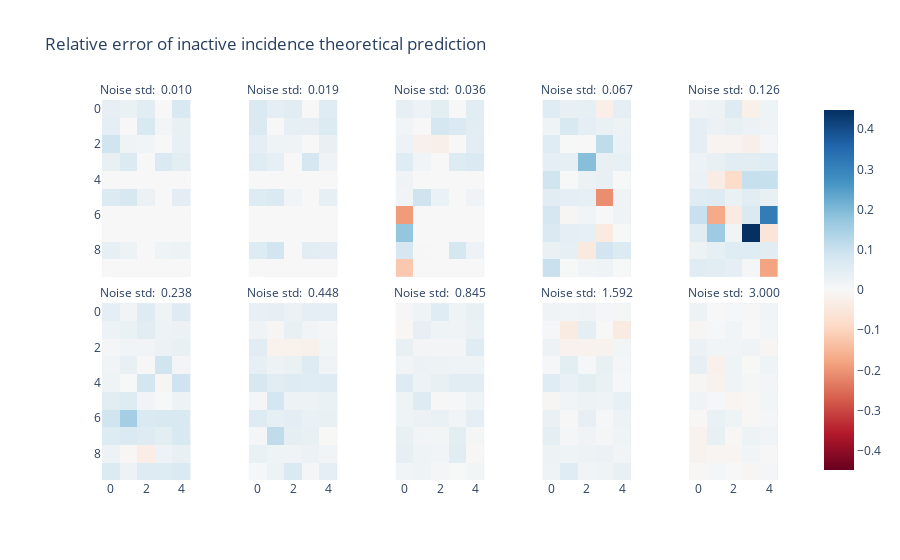
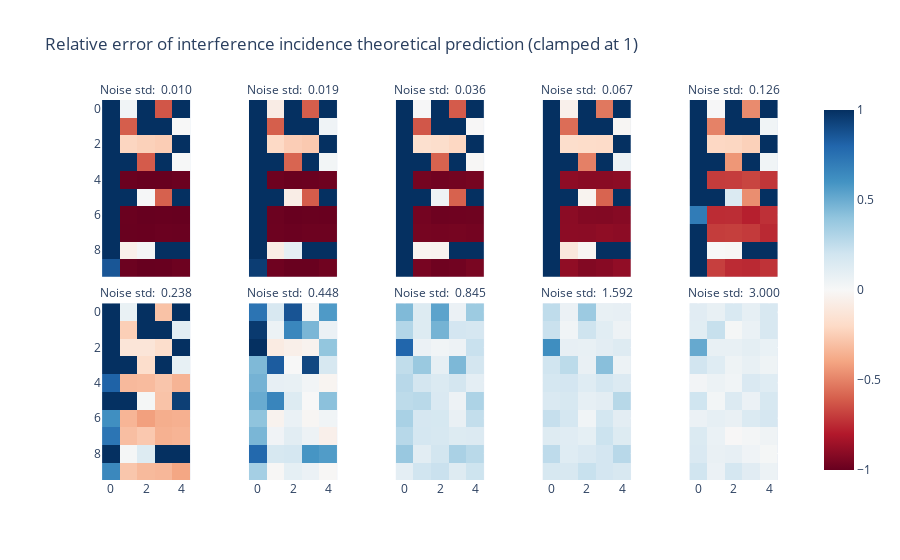
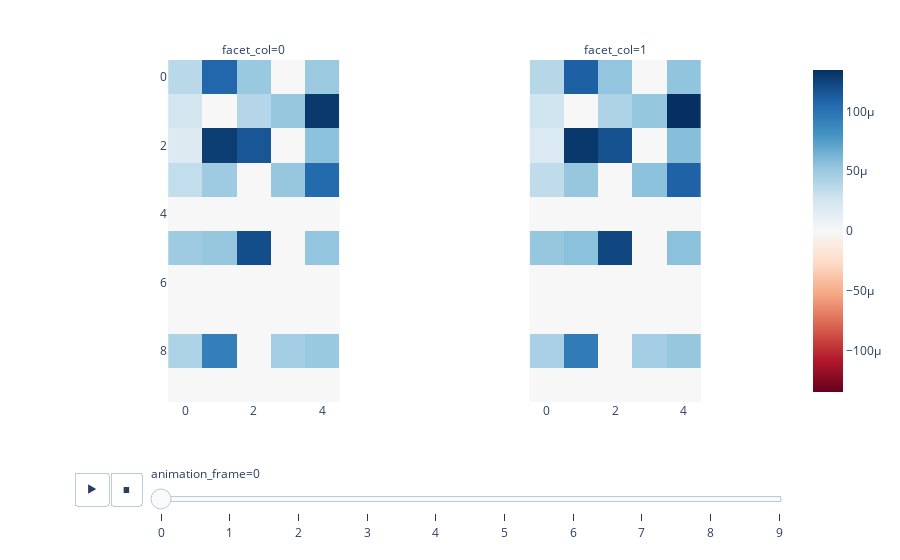

The code cell stored with these charts, in order, in its notebook:
### Code cell
noise_std = torch.logspace(np.log10(0.01), np.log10(3), 10).to(DEVICE)
# noise_std = [0.5]

def calculate_empirical_loss_prob(model, noise_std, batch_size=4096*5):
    W = model.W.detach()
    interference = torch.einsum('ifh,igh->ifg', W, W) # not excluding self-interference
    pos_interference_mask = (interference > 0) # [instances, features, features]

    batch, target = batch_together(model.generate_batch_rand, reps=len(noise_std), n_batch=4096*5) # [batch, noise, instances, features]
    active_features = (batch > 0) # [batch, instances, features]
    pos_interference_feat_inactive = (~(active_features[..., None, :] & pos_interference_mask)).all(-1).float() # [batch, noise, instances, features]
    pos_interference_feat_any_active = (active_features[..., None, :] & pos_interference_mask).any(-1).float() # [batch, noise, instances, features]

    out = model.run_with_noise(batch, noise_std)
    # out_noiseless = model(batch)
    loss_per_feature = model.mse_loss_unweighted(out, target, per_feature=True) # [batch, noise, instances, features]
    # loss_per_feature_noiseless = model.mse_loss_unweighted(out_noiseless, target, per_feature=True) # [batch, noise, instances, features]


    # inactive_loss = (loss_per_feature*pos_interference_feat_inactive.float()).mean(0) # [noise, instances, features]
    # interference_loss = (loss_per_feature*pos_interference_feat_any_active.float()).mean(0) # [noise, instances, features]
    inactive_incidence = (loss_per_feature*pos_interference_feat_inactive).sum(0) / pos_interference_feat_inactive.sum(0) # [noise, instances, features]
    interference_incidence = (loss_per_feature*pos_interference_feat_any_active).sum(0) / pos_interference_feat_any_active.sum(0) # [noise, instances, features]
    return inactive_incidence, interference_incidence
    # inactive_prob = pos_interference_feat_inactive.float().mean(0) # [noise, instances, features]
    # interference_prob = pos_interference_feat_any_active.float().mean(0) # [noise, instances, features]

    # return inactive_prob, interference_prob
    # out = model.run_with_noise(batch, noise_std)
    # loss_per_feature = model.mse_loss_unweighted(out, target, per_feature=True)
    # num_active_features = (batch > 0).sum(-1, keepdim=True).expand(batch.shape)
    # zero_active = (num_active_features == 0).float()

    # loss_zero_active = (loss_per_feature*zero_active).sum(0)/zero_active.sum(0)

rel_error = lambda x, y: (x-y)/(y+1e-6)
noise_idx = 0
# info = estimate_noise_model(model, noise_std)
# inactive_incidence, interference_incidence = calculate_empirical_loss_prob(model, noise_std, batch_size=4096*64)
# factor = inactive_incidence.cpu().mean(dim=[-2, -1], keepdim=True)/info['inactive_incidence'].mean(dim=[-2, -1], keepdim=True)
imshow(rel_error(info['inactive_incidence'], inactive_incidence.cpu()), facet_col=0, facet_col_wrap=5, 
       facet_labels=[f'Noise std: {s: .3f}' for s in noise_std], title='Relative error of inactive incidence theoretical prediction')
imshow(rel_error(info['interference_incidence'], interference_incidence.cpu()).clamp(max=1), facet_col=0, facet_col_wrap=5,
       facet_labels=[f'Noise std: {s: .3f}' for s in noise_std], title='Relative error of interference incidence theoretical prediction (clamped at 1)')

imshow(torch.stack([inactive_incidence.cpu(), info['inactive_incidence']]), facet_col=0, animation_frame=1)
# imshow(info['inactive_incidence'], animation_frame=0)
# imshow(torch.stack([inactive_incidence.cpu(), info['inactive_incidence']]), facet_col=0, animation_frame=1)
# imshow(torch.stack([interference_incidence.cpu(), info['interference_incidence']]), facet_col=0, animation_frame=1)
# imshow(torch.stack([interference_prob.cpu().squeeze(), info['interference_prob']]), facet_col=0,
#        facet_labels=['Theoretical Model', 'Empirical Model'], title='Interference Probability', yaxis_title='Instance', xaxis_title='Feature')
# imshow(torch.stack([inactive_prob.cpu().squeeze(), info['inactive_prob']]), facet_col=0, color_continuous_midpoint=None,
#        facet_labels=['Theoretical Model', 'Empirical Model'], title='Inactive Probability', yaxis_title='Instance', xaxis_title='Feature')

### Figure 1 — Plotly figure (JSON) as saved in the notebook; plotly's stock layout.template omitted (floating-point values rounded to 4 significant figures)
{"data": [{"coloraxis": "coloraxis", "hovertemplate": "x: %{x}<br>y: %{y}<br>color: %{z}<extra></extra>", "name": "0", "type": "heatmap", "xaxis": "x6", "yaxis": "y6", "z": [[0.03827, 0.03099, 0.05056, 3.235e-60, 0.06974], [0.04241, 9.844e-63, 0.06957, 0.01144, 0.03258], [0.09073, 0.01945, 0.01639, 3.835e-67, 0.03722], [0.03502, 0.06413, 6.938e-56, 0.06594, 0.04622], [2.216e-18, 7.858e-194, 1.723e-146, 1.681e-143, 3.279e-194], [0.06314, 0.07533, 0.0289, 2.621e-60, 0.04796], [6.793e-20, 6.575e-200, 7.212e-159, 3.145e-212, 1.17e-151], [5.84e-18, 1.183e-139, 2.5e-141, 3.007e-197, 6.921e-196], [0.03966, 0.02255, 3.425e-68, 0.02006, 0.02279], [1.969e-19, 7.083e-189, 6.7e-156, 1.844e-148, 5.959e-191]]}, {"coloraxis": "coloraxis", "hovertemplate": "x: %{x}<br>y: %{y}<br>color: %{z}<extra></extra>", "name": "1", "type": "heatmap", "xaxis": "x7", "yaxis": "y7", "z": [[0.06798, 0.04409, 0.05194, 1.551e-17, 0.05377], [0.06693, 2.924e-18, 0.03935, 0.03748, 0.06417], [0.04252, 0.02195, 0.01821, 1.583e-19, 0.03387], [0.05336, 0.0402, 2.763e-16, 0.07727, 0.01822], [3.955e-05, 2.399e-55, 5.226e-42, 3.639e-41, 1.876e-55], [0.06088, 0.06627, 0.01673, 1.46e-17, 0.04009], [1.344e-05, 4.661e-57, 1.695e-45, 1.581e-60, 1.825e-43], [5.345e-05, 4.424e-40, 1.491e-40, 2.616e-56, 6.328e-56], [0.06102, 0.08711, 7.92e-20, 0.05044, 0.04752], [1.867e-05, 5.965e-54, 1.163e-44, 1.454e-42, 1.553e-54]]}, {"coloraxis": "coloraxis", "hovertemplate": "x: %{x}<br>y: %{y}<br>color: %{z}<extra></extra>", "name": "2", "type": "heatmap", "xaxis": "x8", "yaxis": "y8", "z": [[0.03918, 0.02707, 0.04606, 0.0002068, 0.05163], [0.01683, 0.0001245, 0.08106, 0.0655, 0.04968], [0.02508, -0.02129, -0.02482, 5.141e-05, 0.04807], [0.0532, 0.01552, 0.0004976, 0.06158, 0.06573], [0.01997, 1.319e-15, 8.384e-12, 1.856e-11, 1.228e-15], [0.01613, 0.09254, 0.02723, 0.000203, 0.01791], [-0.1915, 4.188e-16, 9.937e-13, 4.103e-17, 3.918e-12], [0.177, 3.869e-11, 2.81e-11, 6.92e-16, 8.949e-16], [0.07787, 0.003525, 4.168e-05, 0.07912, 0.02684], [-0.1207, 3.365e-15, 1.747e-12, 7.206e-12, 2.273e-15]]}, {"coloraxis": "coloraxis", "hovertemplate": "x: %{x}<br>y: %{y}<br>color: %{z}<extra></extra>", "name": "3", "type": "heatmap", "xaxis": "x9", "yaxis": "y9", "z": [[0.05488, 0.0349, 0.04176, -0.02808, 0.04419], [0.02138, 0.07109, 0.0442, 0.02996, 0.02459], [0.05591, 0.002387, 0.0003097, 0.1148, 0.02915], [0.0427, 0.03994, 0.1913, 0.03588, 0.03698], [0.09012, 0.001809, 0.02884, 0.03451, 0.00177], [0.05189, 0.04252, 0.03974, -0.2099, 0.01817], [0.07804, -0.006272, 0.01388, 0.0006286, 0.01819], [0.06656, 0.04342, 0.03929, -0.04204, 0.001607], [0.03016, 0.0415, -0.0449, 0.0873, 0.06338], [0.1012, 0.002408, 0.01624, 0.02074, 0.002136]]}, {"coloraxis": "coloraxis", "hovertemplate": "x: %{x}<br>y: %{y}<br>color: %{z}<extra></extra>", "name": "4", "type": "heatmap", "xaxis": "x10", "yaxis": "y10", "z": [[0.01924, 0.02452, 0.05803, -0.02348, 0.02007], [0.04286, 0.02748, 0.03544, 0.02867, 0.01946], [0.04332, -0.01284, -0.01379, -0.0246, 0.007991], [0.02556, 0.03536, 0.05248, 0.04848, 0.05492], [0.0284, -0.03548, -0.08396, 0.1036, 0.1031], [0.05521, 0.05857, 0.03115, 0.04857, 0.03464], [0.1009, -0.171, -0.04138, 0.0656, 0.3137], [0.0525, 0.1614, 0.01641, 0.4479, -0.05821], [0.0238, 0.0391, 0.05652, 0.05323, 0.05277], [0.0549, 0.05212, 0.04319, 0.01009, -0.18]]}, {"coloraxis": "coloraxis", "hovertemplate": "x: %{x}<br>y: %{y}<br>color: %{z}<extra></extra>", "name": "5", "type": "heatmap", "xaxis": "x", "yaxis": "y", "z": [[0.0437, 0.01679, 0.05805, 0.02009, 0.05846], [0.02618, 0.03103, 0.05273, 0.02492, 0.02866], [0.01056, 0.01724, 0.01633, 0.02794, 0.03383], [0.01651, 0.03351, 0.002723, 0.08863, 0.01295], [0.02142, 0.00146, 0.08187, -0.005309, 0.092], [0.04847, 0.06034, 0.01559, 0.001313, 0.02251], [0.0897, 0.153, 0.06716, 0.06986, 0.06967], [0.0603, 0.06516, 0.0601, 0.04707, 0.07048], [0.02631, -0.003768, -0.0334, 0.02575, 0.03419], [0.06427, 0.02551, 0.05933, 0.06045, 0.06512]]}, {"coloraxis": "coloraxis", "hovertemplate": "x: %{x}<br>y: %{y}<br>color: %{z}<extra></extra>", "name": "6", "type": "heatmap", "xaxis": "x2", "yaxis": "y2", "z": [[0.03707, 0.03838, 0.02832, 0.04244, 0.04467], [0.01878, -0.004844, 0.0342, 0.01737, 0.008992], [0.04962, -0.02016, -0.02061, -0.02169, 0.0107], [0.0398, 0.02432, 0.03146, 0.05962, 0.01946], [0.07558, 0.05249, 0.05965, 0.05382, 0.05867], [0.009263, 0.08229, 0.02298, 0.02423, 0.03013], [0.05865, 0.04124, 0.04823, 0.03148, 0.03361], [0.009809, 0.1142, 0.0448, 0.03439, -0.001307], [0.03043, 0.0201, 0.01781, 0.02805, 0.01366], [0.004725, 0.02673, 0.06602, 0.007801, 0.04337]]}, {"coloraxis": "coloraxis", "hovertemplate": "x: %{x}<br>y: %{y}<br>color: %{z}<extra></extra>", "name": "7", "type": "heatmap", "xaxis": "x3", "yaxis": "y3", "z": [[0.003166, 0.02089, 0.05573, 0.02032, 0.036], [-0.003138, 0.03771, 0.02049, 0.01841, 0.02977], [0.03376, 0.01259, 0.01256, 0.01287, 0.05381], [0.01358, 0.02857, 0.02406, 0.02041, 0.02136], [0.05985, 0.02708, 0.03343, 0.04902, 0.05077], [0.02168, 0.05846, 0.003182, 0.005958, 0.02114], [0.02196, 0.02945, 0.03006, 0.01395, 0.04383], [0.03592, 0.01383, 0.01168, 0.04641, 0.006953], [0.03756, 0.02009, 0.01368, 0.04914, -0.004377], [0.01688, 0.02202, 0.008267, 0.001618, 0.012]]}, {"coloraxis": "coloraxis", "hovertemplate": "x: %{x}<br>y: %{y}<br>color: %{z}<extra></extra>", "name": "8", "type": "heatmap", "xaxis": "x4", "yaxis": "y4", "z": [[0.01761, 0.01447, 0.01914, 0.008476, 0.006735], [0.00631, -0.03971, 0.04529, 0.001107, -0.03987], [0.02407, -0.01876, -0.01887, -0.0167, 0.01194], [0.00489, 0.04635, 0.005217, 0.03368, 0.008895], [0.05519, 0.03232, 0.04686, 0.03083, 0.004006], [-0.007133, 0.01552, 0.02439, 0.02233, 0.0369], [0.03121, -0.002136, 0.03809, 0.003591, 0.02394], [0.04557, 0.01034, 0.01992, 0.00727, 0.02124], [0.02281, 0.02148, 0.02335, 0.02796, 0.01485], [0.02187, 0.05582, 0.01712, 0.02188, 0.03291]]}, {"coloraxis": "coloraxis", "hovertemplate": "x: %{x}<br>y: %{y}<br>color: %{z}<extra></extra>", "name": "9", "type": "heatmap", "xaxis": "x5", "yaxis": "y5", "z": [[0.02329, -0.0006725, 0.004099, -0.002682, 0.01737], [-0.006786, 0.006341, 0.01521, -0.0007567, 0.01158], [0.02842, 0.01672, 0.01691, 0.01853, -0.005158], [0.03735, -0.02294, 0.02209, -0.001322, 0.02108], [-0.005678, -0.01448, 0.01986, 0.006648, 0.01275], [0.02, 0.004012, -0.01039, -0.003468, 0.01156], [-0.004739, 0.03179, 0.02052, -0.004074, 0.01052], [-0.01477, 0.03559, -0.00331, 0.0246, 0.01297], [-0.01612, -0.01028, -0.008928, 0.01377, 0.003399], [-0.003661, 0.008527, -0.0007532, -0.006077, 0.007837]]}], "layout": {"annotations": [{"font": {}, "showarrow": false, "text": "Noise std:  0.238", "x": 0.092, "xanchor": "center", "xref": "paper", "y": 0.465, "yanchor": "bottom", "yref": "paper"}, {"font": {}, "showarrow": false, "text": "Noise std:  0.448", "x": 0.296, "xanchor": "center", "xref": "paper", "y": 0.465, "yanchor": "bottom", "yref": "paper"}, {"font": {}, "showarrow": false, "text": "Noise std:  0.845", "x": 0.5, "xanchor": "center", "xref": "paper", "y": 0.465, "yanchor": "bottom", "yref": "paper"}, {"font": {}, "showarrow": false, "text": "Noise std:  1.592", "x": 0.704, "xanchor": "center", "xref": "paper", "y": 0.465, "yanchor": "bottom", "yref": "paper"}, {"font": {}, "showarrow": false, "text": "Noise std:  3.000", "x": 0.908, "xanchor": "center", "xref": "paper", "y": 0.465, "yanchor": "bottom", "yref": "paper"}, {"font": {}, "showarrow": false, "text": "Noise std:  0.010", "x": 0.092, "xanchor": "center", "xref": "paper", "y": 1.0, "yanchor": "bottom", "yref": "paper"}, {"font": {}, "showarrow": false, "text": "Noise std:  0.019", "x": 0.296, "xanchor": "center", "xref": "paper", "y": 1.0, "yanchor": "bottom", "yref": "paper"}, {"font": {}, "showarrow": false, "text": "Noise std:  0.036", "x": 0.5, "xanchor": "center", "xref": "paper", "y": 1.0, "yanchor": "bottom", "yref": "paper"}, {"font": {}, "showarrow": false, "text": "Noise std:  0.067", "x": 0.704, "xanchor": "center", "xref": "paper", "y": 1.0, "yanchor": "bottom", "yref": "paper"}, {"font": {}, "showarrow": false, "text": "Noise std:  0.126", "x": 0.908, "xanchor": "center", "xref": "paper", "y": 1.0, "yanchor": "bottom", "yref": "paper"}], "coloraxis": {"cmid": 0, "colorscale": [[0, "rgb(103,0,31)"], [0.1, "rgb(178,24,43)"], [0.2, "rgb(214,96,77)"], [0.3, "rgb(244,165,130)"], [0.4, "rgb(253,219,199)"], [0.5, "rgb(247,247,247)"], [0.6, "rgb(209,229,240)"], [0.7, "rgb(146,197,222)"], [0.8, "rgb(67,147,195)"], [0.9, "rgb(33,102,172)"], [1, "rgb(5,48,97)"]]}, "title": {"text": "Relative error of inactive incidence theoretical prediction"}, "xaxis": {"anchor": "y", "constrain": "domain", "domain": [0, 0.184], "scaleanchor": "y"}, "xaxis10": {"anchor": "y10", "domain": [0.816, 1], "matches": "x", "showticklabels": false}, "xaxis2": {"anchor": "y2", "domain": [0.204, 0.388], "matches": "x"}, "xaxis3": {"anchor": "y3", "domain": [0.408, 0.592], "matches": "x"}, "xaxis4": {"anchor": "y4", "domain": [0.612, 0.796], "matches": "x"}, "xaxis5": {"anchor": "y5", "domain": [0.816, 1], "matches": "x"}, "xaxis6": {"anchor": "y6", "domain": [0, 0.184], "matches": "x", "showticklabels": false}, "xaxis7": {"anchor": "y7", "domain": [0.204, 0.388], "matches": "x", "showticklabels": false}, "xaxis8": {"anchor": "y8", "domain": [0.408, 0.592], "matches": "x", "showticklabels": false}, "xaxis9": {"anchor": "y9", "domain": [0.612, 0.796], "matches": "x", "showticklabels": false}, "yaxis": {"anchor": "x", "autorange": "reversed", "constrain": "domain", "domain": [0, 0.465]}, "yaxis10": {"anchor": "x10", "domain": [0.535, 1.0], "matches": "y", "showticklabels": false}, "yaxis2": {"anchor": "x2", "domain": [0, 0.465], "matches": "y", "showticklabels": false}, "yaxis3": {"anchor": "x3", "domain": [0, 0.465], "matches": "y", "showticklabels": false}, "yaxis4": {"anchor": "x4", "domain": [0, 0.465], "matches": "y", "showticklabels": false}, "yaxis5": {"anchor": "x5", "domain": [0, 0.465], "matches": "y", "showticklabels": false}, "yaxis6": {"anchor": "x6", "domain": [0.535, 1.0], "matches": "y"}, "yaxis7": {"anchor": "x7", "domain": [0.535, 1.0], "matches": "y", "showticklabels": false}, "yaxis8": {"anchor": "x8", "domain": [0.535, 1.0], "matches": "y", "showticklabels": false}, "yaxis9": {"anchor": "x9", "domain": [0.535, 1.0], "matches": "y", "showticklabels": false}}}

### Figure 2 — Plotly figure (JSON) as saved in the notebook; plotly's stock layout.template omitted (floating-point values rounded to 4 significant figures)
{"data": [{"coloraxis": "coloraxis", "hovertemplate": "x: %{x}<br>y: %{y}<br>color: %{z}<extra></extra>", "name": "0", "type": "heatmap", "xaxis": "x6", "yaxis": "y6", "z": [[1, 0.03536, 1, -0.627, 1], [1, -0.606, 1, 1, -0.0005193], [1, -0.2169, -0.2365, -0.2521, 1], [1, 1, -0.6135, 1, 0.004053], [1, -0.9886, -0.9978, -0.9971, -0.9883], [1, 1, 0.01175, -0.5974, 1], [1, -0.9932, -0.9995, -0.9986, -0.999], [1, -0.9937, -0.9958, -0.9902, -0.9909], [1, -0.05347, 0.02036, 1, 1], [0.8596, -0.9866, -0.9992, -0.9985, -0.985]]}, {"coloraxis": "coloraxis", "hovertemplate": "x: %{x}<br>y: %{y}<br>color: %{z}<extra></extra>", "name": "1", "type": "heatmap", "xaxis": "x7", "yaxis": "y7", "z": [[1, -0.07518, 1, -0.6044, 1], [1, -0.6041, 1, 1, 0.04235], [1, -0.2034, -0.2504, -0.2664, 1], [1, 1, -0.5862, 1, 0.02657], [1, -0.9816, -0.9918, -0.9902, -0.9807], [1, 1, -0.06998, -0.6101, 1], [1, -0.9867, -0.997, -0.994, -0.9958], [1, -0.9851, -0.9889, -0.9832, -0.9834], [1, -0.07227, 0.09408, 1, 1], [0.9519, -0.9799, -0.9953, -0.9934, -0.9764]]}, {"coloraxis": "coloraxis", "hovertemplate": "x: %{x}<br>y: %{y}<br>color: %{z}<extra></extra>", "name": "2", "type": "heatmap", "xaxis": "x8", "yaxis": "y8", "z": [[1, 0.005579, 1, -0.6136, 1], [1, -0.6263, 1, 1, -0.005768], [1, -0.1647, -0.1812, -0.2105, 1], [1, 1, -0.5909, 1, -0.007731], [1, -0.9617, -0.9732, -0.969, -0.959], [1, 1, 0.04476, -0.5954, 1], [1, -0.965, -0.9822, -0.9796, -0.9782], [1, -0.9601, -0.9638, -0.9604, -0.9645], [1, -0.02765, -0.0338, 1, 1], [1, -0.9551, -0.9795, -0.9746, -0.952]]}, {"coloraxis": "coloraxis", "hovertemplate": "x: %{x}<br>y: %{y}<br>color: %{z}<extra></extra>", "name": "3", "type": "heatmap", "xaxis": "x9", "yaxis": "y9", "z": [[1, -0.05053, 1, -0.5311, 1], [1, -0.5611, 1, 1, -0.01586], [1, -0.1778, -0.1862, -0.1914, 1], [1, 1, -0.5073, 1, 0.05555], [1, -0.8969, -0.9088, -0.9089, -0.9022], [1, 1, -0.03183, -0.5874, 1], [1, -0.9031, -0.9262, -0.9275, -0.9182], [1, -0.9007, -0.9027, -0.892, -0.9018], [1, -0.1139, -0.01551, 1, 1], [1, -0.8919, -0.9273, -0.9137, -0.8888]]}, {"coloraxis": "coloraxis", "hovertemplate": "x: %{x}<br>y: %{y}<br>color: %{z}<extra></extra>", "name": "4", "type": "heatmap", "xaxis": "x10", "yaxis": "y10", "z": [[1, 0.006829, 1, -0.475, 1], [1, -0.5026, 1, 1, 0.03642], [1, -0.2098, -0.2137, -0.2362, 1], [1, 1, -0.44, 1, 0.03752], [1, -0.6998, -0.6964, -0.6752, -0.7162], [1, 1, 0.1447, -0.4663, 1], [0.7038, -0.7457, -0.7427, -0.7795, -0.7323], [1, -0.6974, -0.6918, -0.7051, -0.7531], [1, 0.001948, -0.008047, 1, 1], [1, -0.6904, -0.7462, -0.7542, -0.7254]]}, {"coloraxis": "coloraxis", "hovertemplate": "x: %{x}<br>y: %{y}<br>color: %{z}<extra></extra>", "name": "5", "type": "heatmap", "xaxis": "x", "yaxis": "y", "z": [[1, 0.07145, 1, -0.2944, 1], [1, -0.2461, 1, 1, 0.1126], [1, -0.1308, -0.1281, -0.1789, 1], [1, 1, -0.1781, 1, 0.08253], [0.8127, -0.325, -0.3191, -0.2824, -0.3445], [0.9966, 1, 0.01636, -0.2885, 0.9454], [0.6175, -0.3406, -0.4145, -0.3679, -0.3586], [0.7344, -0.3068, -0.2702, -0.3569, -0.3442], [1, 0.01655, 0.1388, 1, 1], [0.6486, -0.2791, -0.3237, -0.3327, -0.394]]}, {"coloraxis": "coloraxis", "hovertemplate": "x: %{x}<br>y: %{y}<br>color: %{z}<extra></extra>", "name": "6", "type": "heatmap", "xaxis": "x2", "yaxis": "y2", "z": [[0.7358, 0.1622, 0.8649, 0.02451, 0.5707], [0.9622, 0.0588, 0.6512, 0.4603, 0.06146], [1, -0.08695, -0.05752, -0.03849, 0.3966], [0.4489, 0.8353, -0.0009535, 0.9156, 0.169], [0.4746, 0.08457, 0.08094, 0.03078, -0.02306], [0.5038, 0.6607, 0.1385, 0.001621, 0.416], [0.4043, -0.03885, 0.06815, -0.01597, 0.03846], [0.4598, 0.0394, 0.1102, 0.05302, -0.05501], [0.7885, 0.1704, 0.1801, 0.5932, 0.5636], [0.3381, -0.008929, 0.09265, 0.06137, -0.007193]]}, {"coloraxis": "coloraxis", "hovertemplate": "x: %{x}<br>y: %{y}<br>color: %{z}<extra></extra>", "name": "7", "type": "heatmap", "xaxis": "x3", "yaxis": "y3", "z": [[0.4443, 0.137, 0.5358, 0.06543, 0.3637], [0.2943, 0.1365, 0.4739, 0.1851, 0.176], [0.7981, 0.0624, 0.03473, 0.05338, 0.2248], [0.2515, 0.3761, 0.09147, 0.4531, 0.1867], [0.2806, 0.1861, 0.1454, 0.1862, 0.09861], [0.2622, 0.2749, 0.1517, 0.05381, 0.3133], [0.3256, 0.1763, 0.1716, 0.07248, 0.2446], [0.2827, 0.1792, 0.1675, 0.138, 0.1416], [0.3786, 0.1104, 0.189, 0.3245, 0.2753], [0.09879, 0.2007, 0.2219, 0.1295, 0.2084]]}, {"coloraxis": "coloraxis", "hovertemplate": "x: %{x}<br>y: %{y}<br>color: %{z}<extra></extra>", "name": "8", "type": "heatmap", "xaxis": "x4", "yaxis": "y4", "z": [[0.2573, 0.06161, 0.3689, 0.07707, 0.0855], [0.2236, 0.03789, 0.2067, 0.1158, 0.05315], [0.6226, 0.08502, 0.0809, 0.1073, 0.1332], [0.201, 0.2651, 0.07616, 0.4236, 0.05944], [0.1788, 0.1856, 0.1265, 0.1768, 0.1436], [0.1528, 0.1682, 0.09178, 0.1074, 0.2837], [0.2361, 0.1802, 0.03548, 0.1819, 0.1068], [0.1297, 0.1191, 0.09231, 0.2155, 0.1372], [0.2601, 0.1243, 0.1503, 0.1848, 0.2791], [0.166, 0.165, 0.227, 0.1857, 0.1618]]}, {"coloraxis": "coloraxis", "hovertemplate": "x: %{x}<br>y: %{y}<br>color: %{z}<extra></extra>", "name": "9", "type": "heatmap", "xaxis": "x5", "yaxis": "y5", "z": [[0.1171, 0.07797, 0.1558, 0.09066, 0.1653], [0.1159, 0.2311, 0.01585, 0.07021, 0.1615], [0.5112, 0.07656, 0.07632, 0.1004, 0.07109], [0.1963, 0.1274, 0.04712, 0.08101, 0.04583], [0.02787, 0.05949, 0.0366, 0.154, 0.1258], [0.2029, 0.02506, 0.1439, 0.06382, 0.1682], [0.06146, 0.08723, 0.07469, 0.1464, 0.1753], [0.1495, 0.06696, -0.004535, 0.01915, 0.04301], [0.1518, 0.0753, 0.08472, 0.04196, 0.01569], [0.2013, 0.06227, 0.1776, 0.1169, 0.05738]]}], "layout": {"annotations": [{"font": {}, "showarrow": false, "text": "Noise std:  0.238", "x": 0.092, "xanchor": "center", "xref": "paper", "y": 0.465, "yanchor": "bottom", "yref": "paper"}, {"font": {}, "showarrow": false, "text": "Noise std:  0.448", "x": 0.296, "xanchor": "center", "xref": "paper", "y": 0.465, "yanchor": "bottom", "yref": "paper"}, {"font": {}, "showarrow": false, "text": "Noise std:  0.845", "x": 0.5, "xanchor": "center", "xref": "paper", "y": 0.465, "yanchor": "bottom", "yref": "paper"}, {"font": {}, "showarrow": false, "text": "Noise std:  1.592", "x": 0.704, "xanchor": "center", "xref": "paper", "y": 0.465, "yanchor": "bottom", "yref": "paper"}, {"font": {}, "showarrow": false, "text": "Noise std:  3.000", "x": 0.908, "xanchor": "center", "xref": "paper", "y": 0.465, "yanchor": "bottom", "yref": "paper"}, {"font": {}, "showarrow": false, "text": "Noise std:  0.010", "x": 0.092, "xanchor": "center", "xref": "paper", "y": 1.0, "yanchor": "bottom", "yref": "paper"}, {"font": {}, "showarrow": false, "text": "Noise std:  0.019", "x": 0.296, "xanchor": "center", "xref": "paper", "y": 1.0, "yanchor": "bottom", "yref": "paper"}, {"font": {}, "showarrow": false, "text": "Noise std:  0.036", "x": 0.5, "xanchor": "center", "xref": "paper", "y": 1.0, "yanchor": "bottom", "yref": "paper"}, {"font": {}, "showarrow": false, "text": "Noise std:  0.067", "x": 0.704, "xanchor": "center", "xref": "paper", "y": 1.0, "yanchor": "bottom", "yref": "paper"}, {"font": {}, "showarrow": false, "text": "Noise std:  0.126", "x": 0.908, "xanchor": "center", "xref": "paper", "y": 1.0, "yanchor": "bottom", "yref": "paper"}], "coloraxis": {"cmid": 0, "colorscale": [[0, "rgb(103,0,31)"], [0.1, "rgb(178,24,43)"], [0.2, "rgb(214,96,77)"], [0.3, "rgb(244,165,130)"], [0.4, "rgb(253,219,199)"], [0.5, "rgb(247,247,247)"], [0.6, "rgb(209,229,240)"], [0.7, "rgb(146,197,222)"], [0.8, "rgb(67,147,195)"], [0.9, "rgb(33,102,172)"], [1, "rgb(5,48,97)"]]}, "title": {"text": "Relative error of interference incidence theoretical prediction (clamped at 1)"}, "xaxis": {"anchor": "y", "constrain": "domain", "domain": [0, 0.184], "scaleanchor": "y"}, "xaxis10": {"anchor": "y10", "domain": [0.816, 1], "matches": "x", "showticklabels": false}, "xaxis2": {"anchor": "y2", "domain": [0.204, 0.388], "matches": "x"}, "xaxis3": {"anchor": "y3", "domain": [0.408, 0.592], "matches": "x"}, "xaxis4": {"anchor": "y4", "domain": [0.612, 0.796], "matches": "x"}, "xaxis5": {"anchor": "y5", "domain": [0.816, 1], "matches": "x"}, "xaxis6": {"anchor": "y6", "domain": [0, 0.184], "matches": "x", "showticklabels": false}, "xaxis7": {"anchor": "y7", "domain": [0.204, 0.388], "matches": "x", "showticklabels": false}, "xaxis8": {"anchor": "y8", "domain": [0.408, 0.592], "matches": "x", "showticklabels": false}, "xaxis9": {"anchor": "y9", "domain": [0.612, 0.796], "matches": "x", "showticklabels": false}, "yaxis": {"anchor": "x", "autorange": "reversed", "constrain": "domain", "domain": [0, 0.465]}, "yaxis10": {"anchor": "x10", "domain": [0.535, 1.0], "matches": "y", "showticklabels": false}, "yaxis2": {"anchor": "x2", "domain": [0, 0.465], "matches": "y", "showticklabels": false}, "yaxis3": {"anchor": "x3", "domain": [0, 0.465], "matches": "y", "showticklabels": false}, "yaxis4": {"anchor": "x4", "domain": [0, 0.465], "matches": "y", "showticklabels": false}, "yaxis5": {"anchor": "x5", "domain": [0, 0.465], "matches": "y", "showticklabels": false}, "yaxis6": {"anchor": "x6", "domain": [0.535, 1.0], "matches": "y"}, "yaxis7": {"anchor": "x7", "domain": [0.535, 1.0], "matches": "y", "showticklabels": false}, "yaxis8": {"anchor": "x8", "domain": [0.535, 1.0], "matches": "y", "showticklabels": false}, "yaxis9": {"anchor": "x9", "domain": [0.535, 1.0], "matches": "y", "showticklabels": false}}}

### Figure 3 — Plotly figure (JSON) as saved in the notebook; plotly's stock layout.template omitted (floating-point values rounded to 4 significant figures)
{"data": [{"coloraxis": "coloraxis", "hovertemplate": "x: %{x}<br>y: %{y}<br>color: %{z}<extra></extra>", "name": "0", "type": "heatmap", "xaxis": "x", "yaxis": "y", "z": [[3.728e-05, 0.0001073, 5.075e-05, 0, 5.049e-05], [2.562e-05, 0, 3.912e-05, 5.19e-05, 0.0001303], [1.875e-05, 0.0001283, 0.0001158, 0, 5.557e-05], [3.312e-05, 4.89e-05, 0, 5.215e-05, 0.000105], [0, 0, 0, 0, 0], [4.861e-05, 5.198e-05, 0.0001198, 0, 5.324e-05], [0, 0, 0, 0, 0], [0, 0, 0, 0, 0], [4.247e-05, 9.293e-05, 0, 4.623e-05, 5.074e-05], [0, 0, 0, 0, 0]]}, {"coloraxis": "coloraxis", "hovertemplate": "x: %{x}<br>y: %{y}<br>color: %{z}<extra></extra>", "name": "1", "type": "heatmap", "xaxis": "x2", "yaxis": "y2", "z": [[3.875e-05, 0.0001106, 5.337e-05, 3.235e-66, 5.409e-05], [2.675e-05, 9.844e-69, 4.192e-05, 5.251e-05, 0.0001346], [2.054e-05, 0.0001308, 0.0001177, 3.835e-73, 5.768e-05], [3.432e-05, 5.21e-05, 6.938e-62, 5.566e-05, 0.0001099], [2.216e-24, 7.858e-200, 1.723e-152, 1.681e-149, 3.279e-200], [5.175e-05, 5.597e-05, 0.0001233, 2.621e-66, 5.584e-05], [6.793e-26, 6.575e-206, 7.212e-165, 3.145e-218, 1.17e-157], [5.84e-24, 1.183e-145, 2.5e-147, 3.007e-203, 6.921e-202], [4.419e-05, 9.505e-05, 3.425e-74, 4.718e-05, 5.192e-05], [1.969e-25, 7.083e-195, 6.7e-162, 1.844e-154, 5.959e-197]]}], "layout": {"annotations": [{"font": {}, "showarrow": false, "text": "facet_col=0", "x": 0.245, "xanchor": "center", "xref": "paper", "y": 1, "yanchor": "bottom", "yref": "paper"}, {"font": {}, "showarrow": false, "text": "facet_col=1", "x": 0.755, "xanchor": "center", "xref": "paper", "y": 1, "yanchor": "bottom", "yref": "paper"}], "coloraxis": {"cmid": 0, "colorscale": [[0, "rgb(103,0,31)"], [0.1, "rgb(178,24,43)"], [0.2, "rgb(214,96,77)"], [0.3, "rgb(244,165,130)"], [0.4, "rgb(253,219,199)"], [0.5, "rgb(247,247,247)"], [0.6, "rgb(209,229,240)"], [0.7, "rgb(146,197,222)"], [0.8, "rgb(67,147,195)"], [0.9, "rgb(33,102,172)"], [1, "rgb(5,48,97)"]]}, "margin": {"t": 60}, "sliders": [{"active": 0, "currentvalue": {"prefix": "animation_frame="}, "len": 0.9, "pad": {"b": 10, "t": 60}, "steps": [{"args": [["0"], {"frame": {"duration": 0, "redraw": true}, "fromcurrent": true, "mode": "immediate", "transition": {"duration": 0, "easing": "linear"}}], "label": "0", "method": "animate"}, {"args": [["1"], {"frame": {"duration": 0, "redraw": true}, "fromcurrent": true, "mode": "immediate", "transition": {"duration": 0, "easing": "linear"}}], "label": "1", "method": "animate"}, {"args": [["2"], {"frame": {"duration": 0, "redraw": true}, "fromcurrent": true, "mode": "immediate", "transition": {"duration": 0, "easing": "linear"}}], "label": "2", "method": "animate"}, {"args": [["3"], {"frame": {"duration": 0, "redraw": true}, "fromcurrent": true, "mode": "immediate", "transition": {"duration": 0, "easing": "linear"}}], "label": "3", "method": "animate"}, {"args": [["4"], {"frame": {"duration": 0, "redraw": true}, "fromcurrent": true, "mode": "immediate", "transition": {"duration": 0, "easing": "linear"}}], "label": "4", "method": "animate"}, {"args": [["5"], {"frame": {"duration": 0, "redraw": true}, "fromcurrent": true, "mode": "immediate", "transition": {"duration": 0, "easing": "linear"}}], "label": "5", "method": "animate"}, {"args": [["6"], {"frame": {"duration": 0, "redraw": true}, "fromcurrent": true, "mode": "immediate", "transition": {"duration": 0, "easing": "linear"}}], "label": "6", "method": "animate"}, {"args": [["7"], {"frame": {"duration": 0, "redraw": true}, "fromcurrent": true, "mode": "immediate", "transition": {"duration": 0, "easing": "linear"}}], "label": "7", "method": "animate"}, {"args": [["8"], {"frame": {"duration": 0, "redraw": true}, "fromcurrent": true, "mode": "immediate", "transition": {"duration": 0, "easing": "linear"}}], "label": "8", "method": "animate"}, {"args": [["9"], {"frame": {"duration": 0, "redraw": true}, "fromcurrent": true, "mode": "immediate", "transition": {"duration": 0, "easing": "linear"}}], "label": "9", "method": "animate"}], "x": 0.1, "xanchor": "left", "y": 0, "yanchor": "top"}], "updatemenus": [{"buttons": [{"args": [null, {"frame": {"duration": 500, "redraw": true}, "fromcurrent": true, "mode": "immediate", "transition": {"duration": 500, "easing": "linear"}}], "label": "&#9654;", "method": "animate"}, {"args": [[null], {"frame": {"duration": 0, "redraw": true}, "fromcurrent": true, "mode": "immediate", "transition": {"duration": 0, "easing": "linear"}}], "label": "&#9724;", "method": "animate"}], "direction": "left", "pad": {"r": 10, "t": 70}, "showactive": false, "type": "buttons", "x": 0.1, "xanchor": "right", "y": 0, "yanchor": "top"}], "xaxis": {"anchor": "y", "constrain": "domain", "domain": [0, 0.49], "scaleanchor": "y"}, "xaxis2": {"anchor": "y2", "domain": [0.51, 1], "matches": "x"}, "yaxis": {"anchor": "x", "autorange": "reversed", "constrain": "domain", "domain": [0, 1]}, "yaxis2": {"anchor": "x2", "domain": [0, 1], "matches": "y", "showticklabels": false}}}
